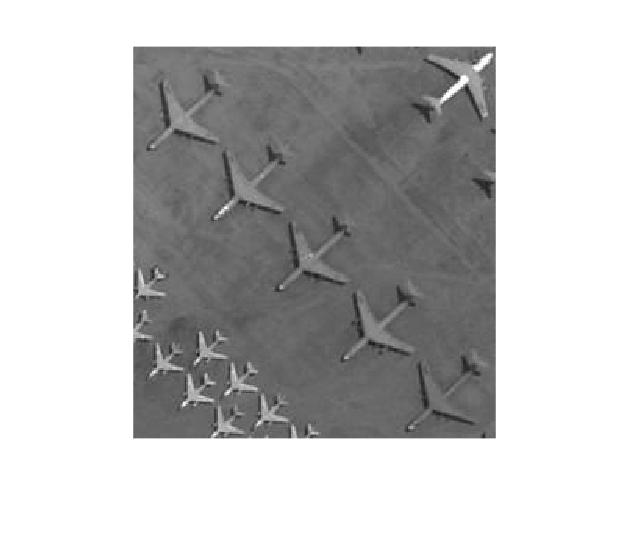
%> input picture Plane Difference/img1.jpg, 631 x 541 px, given in place of img1.png, which was not available
$ octave founding_circles.m   (GNU Octave 9; MATLAB toolbox functions it lacks are replaced by stand-ins)
%> lines starting %> are read from the running program, lines starting %| are printed output that depends on the picture; in (x1, y1, x2, y2) boxes, pixels count from 0 and x2, y2 are one past the last pixel; in counts of white or black regions, pixels touching at a corner belong together; the program's own positions count from 1; pictures that were not available may be replaced by others from this repository, and a replacement may not be noted
image = imread('img1.png');
%> image is the input picture: size 541x631x3 uint8; min 20, max 255, mean 193.2
figure,imshow(image);

grayImage = rgb2gray(image);
bwImage = imbinarize(grayImage);
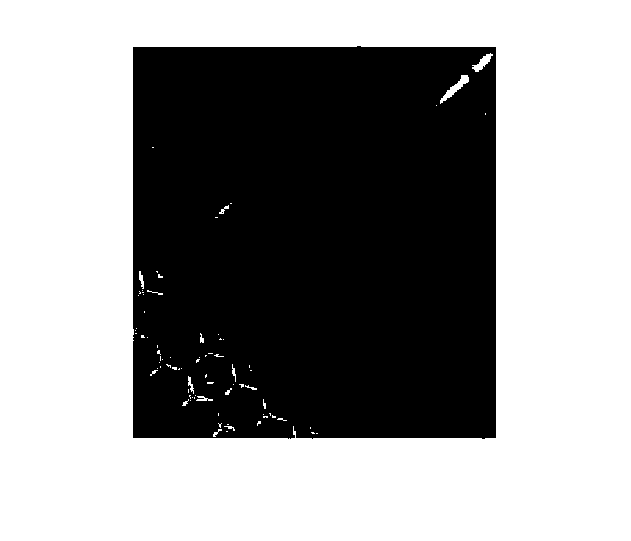
%> bwImage: size 541x631 logical; 58.7% white; 2 black regions (1 under 20 px), largest, box (x1, y1, x2, y2) and area: (133, 46, 496, 439) 140833
figure,imshow(bwImage);

clear_bwImage = bwareaopen(bwImage, 40);
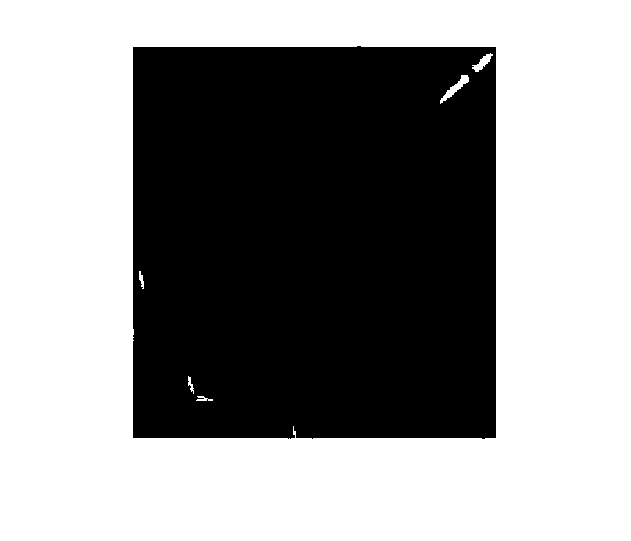
%> clear_bwImage: size 541x631 logical; 58.6% white; 1 black region, box (x1, y1, x2, y2) and area: (133, 46, 496, 439) 141377
figure,imshow(clear_bwImage);

clearFilled_bwImage = imfill(clear_bwImage, 'holes');
%> clearFilled_bwImage: size 541x631 logical; every value is 1
figure,imshow(clearFilled_bwImage);

[Labels, Boundaries] =  bwboundaries(clearFilled_bwImage);
%> Boundaries: size 541x631 double; every value is 1
%> Labels = 1 boundary; box (x1, y1, x2, y2) and points: (0, 0, 631, 541) 2341

figure,imshow(label2rgb(Boundaries, @jet, [.5 .5 .5]));
%> after `imshow(label2rgb(Boundaries, @jet, [.5 .5 .5]))`:
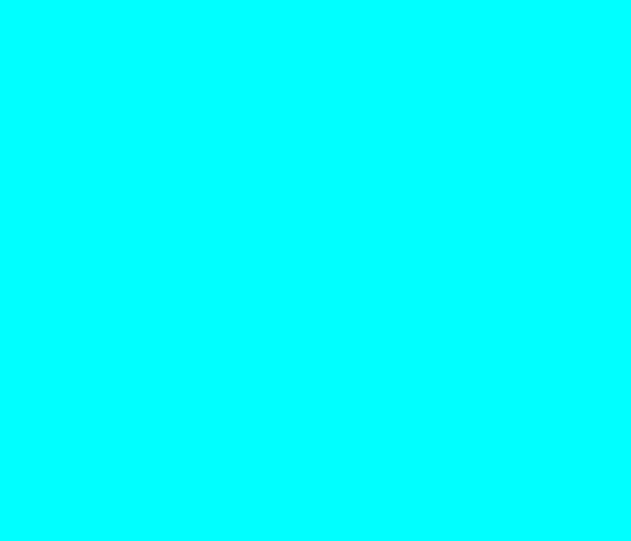
%> displayed picture: size 541x631x3, on the screen's scale of 0 to 255; mean R, G, B 0, 255, 255

hold on
for i=1:length(Labels)
    boundary = Labels{i};
    plot(boundary(:,2), boundary(:,1), 'LineWidth', 2);
end
%> this loop made 1 pass

stats = regionprops(Boundaries, 'Area', 'Centroid');
%> stats = 1 region; Area and Centroid: 341371 [316 271]
areaThreshhold = 0.89;

for k=1:length(Labels)
    boundary = Labels{k};
    delta_sq = diff(boundary).^2;
    cevre = sum(sqrt(sum(delta_sq, 2)));
    alan = stats(k).Area;
    yOran = 4*pi*alan / cevre^2;

    if yOran > areaThreshhold
        merkez = stats(k).Centroid;
        plot(merkez(1), merkez(2), 'ko');
    end
end
%> this loop made 1 pass
%> (cevre, alan, yOran) on pass 1: (2340, 341371, 0.783)
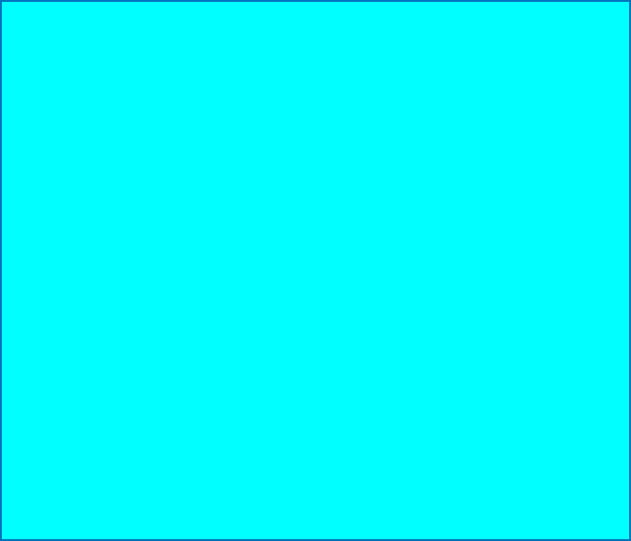
%> figure redrawn from the program's plot data

$ run again, with Plane Difference/res.jpg copied over Plane Difference/img1.jpg
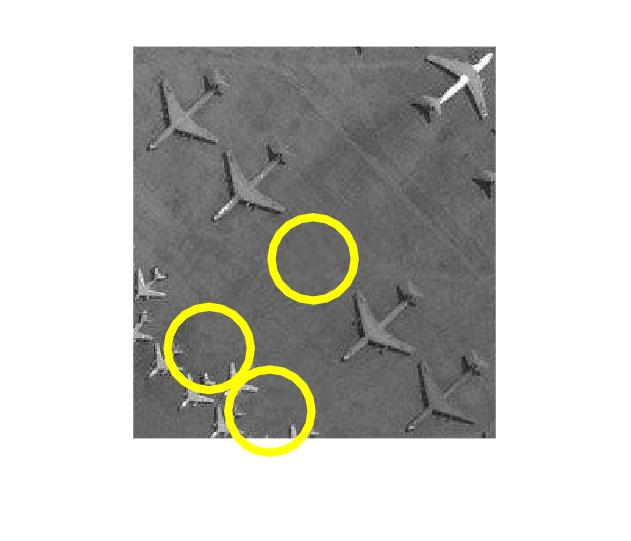
%> input picture Plane Difference/res.jpg, 631 x 541 px, given in place of img1.png, which was not available
%> image is the input picture: size 541x631x3 uint8; mean R, G, B 195.6, 195.6, 191
%> `bwImage = imbinarize(grayImage);`:
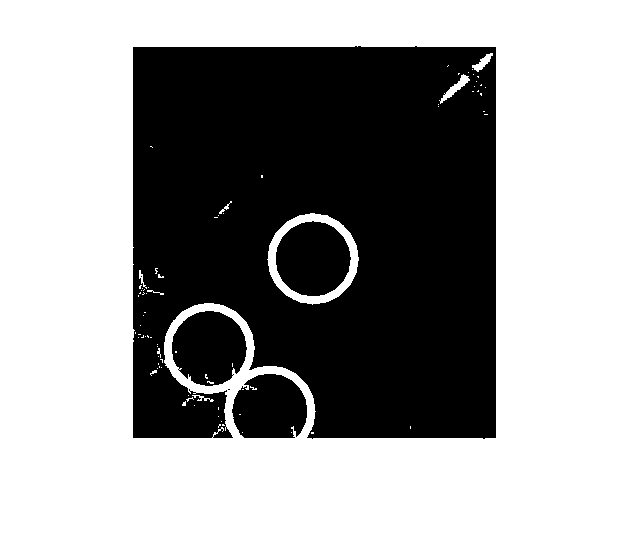
%> bwImage: size 541x631 logical; 60.4% white; 6 black regions (2 under 20 px), largest, box (x1, y1, x2, y2) and area: (133, 46, 496, 439) 122698, (276, 221, 351, 296) 4372, (172, 311, 247, 386) 4293, (232, 374, 307, 438) 3927
%> `clear_bwImage = bwareaopen(bwImage, 40);`:
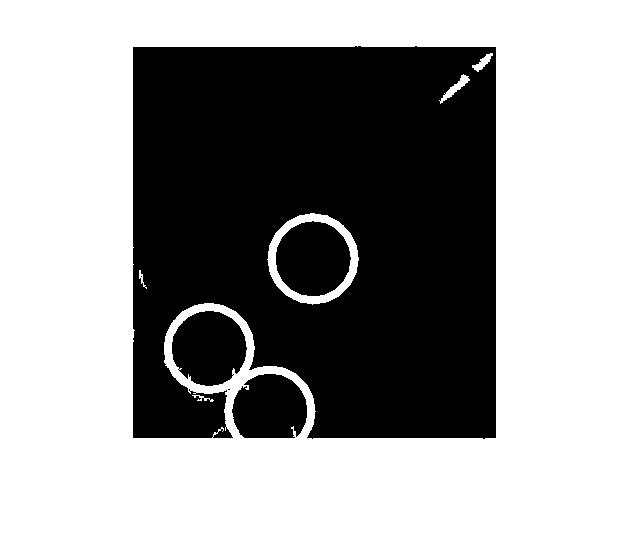
%> clear_bwImage: size 541x631 logical; 60.3% white; 6 black regions (2 under 20 px), largest, box (x1, y1, x2, y2) and area: (133, 46, 496, 439) 122992, (276, 221, 351, 296) 4372, (172, 311, 247, 386) 4324, (232, 374, 307, 438) 3946
%> clearFilled_bwImage: size 541x631 logical; every value is 1
%> Boundaries: size 541x631 double; every value is 1
%> Labels = 1 boundary; box (x1, y1, x2, y2) and points: (0, 0, 631, 541) 2341
%> the loop `for i=1:length(Labels)` made 1 pass
%> stats = 1 region; Area and Centroid: 341371 [316 271]
%> the loop `for k=1:length(Labels)` made 1 pass
%> (cevre, alan, yOran) on pass 1: (2340, 341371, 0.783)
